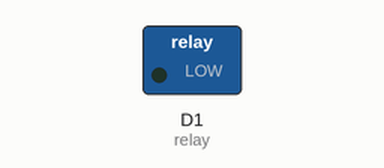
A sketch run on a simulated ESP8266 (Wemos D1 mini). Shown: switched loads named in the sketch (green lamp = pin HIGH).

Above: at 0.8 s.
At 2.45 s:
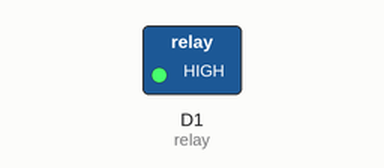
Timing chart, 0 to 3.0 s (numbered marks = the images above):
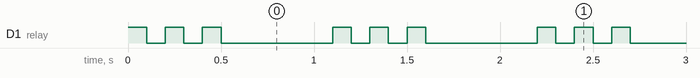

Measured:
- by itself, D1 (relay): repeats every 1.1 s: 2 × (LOW 0.10 s, HIGH 0.10 s), LOW 0.60 s, HIGH 0.10 s
- by itself, everything shown: repeats every 5.5 s, in 10 steps

The sketch:

ESP8266-D1-mini_Relay.ino
```cpp
/* LaskaKit ESP8266 D1 mini Relay example.
 * This shield will not work from battery on LaskaKit ESP8266 D1 mini, because it used 5V power
 *
 * Board:   LaskaKit ESP8266 D1 mini          https://www.laskakit.cz/laskakit-esp8266-d1-mini/
 * Sensor:  Wemos D1 mini 1-kanál relé shield https://www.laskakit.cz/wemos-d1-mini-1-kanal-rele-shield/
 *
 * In Arduino IDE choose board: "LOLIN(WEMOS) D1 R2 & mini"
 *
 * Made by (c) laskakit.cz 2025
 * Email:podpora@laskakit.cz
 * Web:laskakit.cz
 */

#define relay D1
int i, j;

void setup() {
  pinMode(relay, OUTPUT);
}

void loop() {
  for(i=0; i < 3; i++) {
    digitalWrite(relay, HIGH);
    delay(100);

    digitalWrite(relay, LOW);
    delay(100);
  }

  delay(500);
}
```
